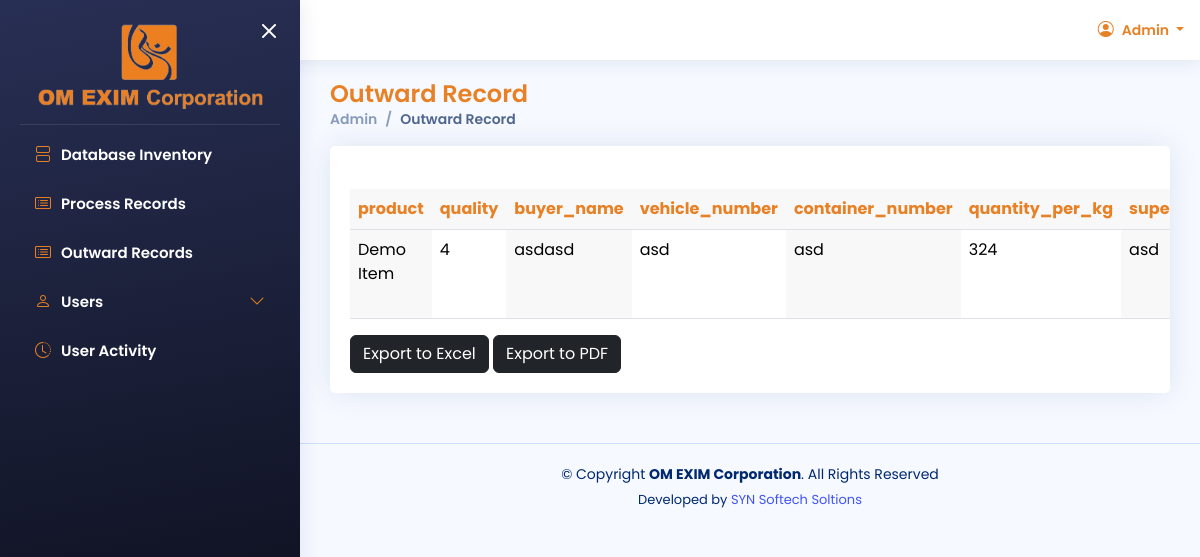
Page /admin/outward-record-show.php (signed in) on the earlier database version.
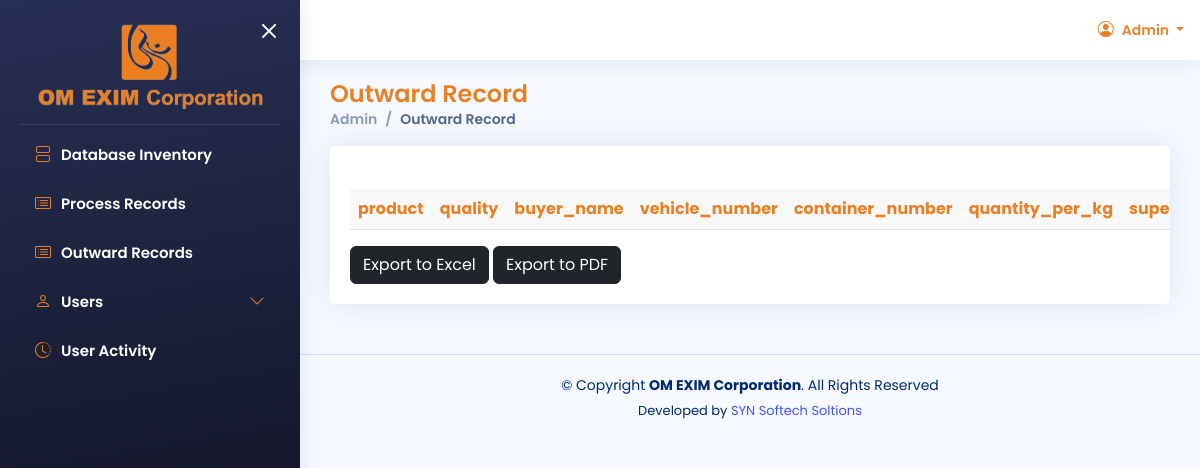
Same page on the later database version.
### tables this page shows
CREATE TABLE IF NOT EXISTS `outward_master` (
  `id` int(11) NOT NULL AUTO_INCREMENT,
  `date` text,
  `product` text,
  `quality` text,
  `buyer_name` text,
  `vehicle_number` text,
  `container_number` text,
  `quantity_per_kg` text,
  `supervisor_name` text,
  `gate_person_name` text,
  `remarks` text,
  PRIMARY KEY (`id`)
);

### admin/outward-record-show.php (the view, shortened to what this page needs)
<!DOCTYPE html>
<html lang="en">
<head>
  <?php
    include("config/head-data.php");
  ?>
</head>
<body>
<?php
include("layout/header.php");
include("layout/aside.php");
?>
  <main id="main" class="main">
  <div class="pagetitle">
        <h1>Outward Record</h1>
        <nav>
        <ol class="breadcrumb">
          <li class="breadcrumb-item">Admin</li>
          <li class="breadcrumb-item active">Outward Record</li>
        </ol>
      </nav>
    </div>
    <section class="section">
        <div class="row">
            <div class="col-lg-12">
                <div class="card">
                    <div class="card-body overflow-x-scroll">
                        <h5 class="card-title"></h5>
                        <table id="outwardRecordTable" class="table datatable">
                            <thead>
                              <tr>
                                <th>product</th>
                                <th>quality</th>
                                <th>buyer_name</th>
                                <th>vehicle_number</th>
                                <th>container_number</th>
                                <th>quantity_per_kg</th>
                                <th>supervisor_name</th>
                              </tr>
                            </thead>
                            <tbody>
                                    <?php
                                        $sql2 = "SELECT * FROM outward_master";
                                        $result = $conn->query($sql2);
                                        $data = array();
                                        while ($row = $result->fetch_assoc()) {
                                            $data[] = $row;
                                        }
                                        foreach ($data as $row) {
                                    ?>
                                        <tr>
                                            <td><?php echo $row["product"] ?></td>
                                            <td><?php echo $row["quality"] ?></td>
                                            <td><?php echo $row["buyer_name"] ?></td>
                                            <td><?php echo $row["vehicle_number"] ?></td>
                                            <td><?php echo $row["container_number"] ?></td>
                                            <td><?php echo $row["quantity_per_kg"] ?></td>
                                            <td><?php echo $row["supervisor_name"] ?></td>
                                        </tr>
                                        <?php
                                    }
                                  ?>
                        </table>
                        <button id="exportOutwardRecordExcel" class="btn btn-dark"> Export to Excel</button>
                        <button id="exportOutwardRecordPDF" class="btn btn-dark"> Export to PDF</button>
                    </div>
                </div>
            </div>
        </div>
    </section>
  </main>
<?php
  include("layout/footer.php");
?>
</body>
</html>

Differences in the rows shown:
removed outward_master: product "Demo Item", quality "4", buyer_name "asdasd", vehicle_number "asd", container_number "asd", quantity_per_kg "324", supervisor_name "asd"
